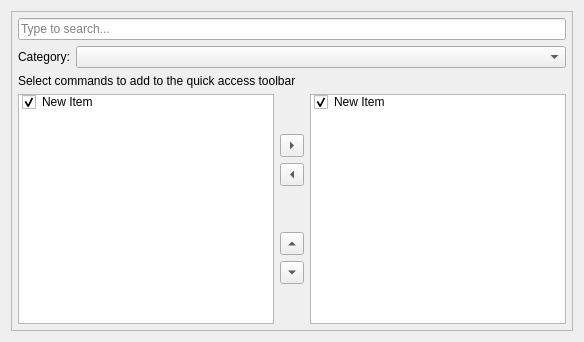
           <widget class="QWidget" name="QAToolbars">
            <property name="sizePolicy">
             <sizepolicy hsizetype="MinimumExpanding" vsizetype="Preferred">
              <horstretch>0</horstretch>
              <verstretch>0</verstretch>
             </sizepolicy>
            </property>
            <property name="minimumSize">
             <size>
              <width>550</width>
              <height>0</height>
             </size>
            </property>
            <property name="autoFillBackground">
             <bool>true</bool>
            </property>
            <attribute name="title">
             <string>Quick access toolbar</string>
            </attribute>
            <layout class="QGridLayout" name="gridLayout_7">
             <item row="0" column="0">
              <widget class="QFrame" name="frame">
               <property name="frameShape">
                <enum>QFrame::Shape::StyledPanel</enum>
               </property>
               <layout class="QGridLayout" name="gridLayout_2">
                <property name="leftMargin">
                 <number>6</number>
                </property>
                <property name="topMargin">
                 <number>6</number>
                </property>
                <property name="rightMargin">
                 <number>6</number>
                </property>
                <property name="bottomMargin">
                 <number>6</number>
                </property>
                <item row="4" column="1">
                 <layout class="QGridLayout" name="gridLayout">
                  <item row="4" column="0">
                   <widget class="QToolButton" name="MoveUp_Command_QC">
                    <property name="toolTip">
                     <string>Move up</string>
                    </property>
                    <property name="text">
                     <string notr="true">...</string>
                    </property>
                    <property name="arrowType">
                     <enum>Qt::ArrowType::UpArrow</enum>
                    </property>
                   </widget>
                  </item>
                  <item row="5" column="0">
                   <widget class="QToolButton" name="MoveDown_Command_QC">
                    <property name="toolTip">
                     <string>Move down</string>
                    </property>
                    <property name="text">
                     <string notr="true">...</string>
                    </property>
                    <property name="arrowType">
                     <enum>Qt::ArrowType::DownArrow</enum>
                    </property>
                   </widget>
                  </item>
                  <item row="2" column="0">
                   <widget class="QToolButton" name="Remove_Command_QC">
                    <property name="toolTip">
                     <string>Remove command</string>
                    </property>
                    <property name="text">
                     <string notr="true">...</string>
                    </property>
                    <property name="arrowType">
                     <enum>Qt::ArrowType::LeftArrow</enum>
                    </property>
                   </widget>
                  </item>
                  <item row="1" column="0">
                   <widget class="QToolButton" name="Add_Command_QC">
                    <property name="toolTip">
                     <string>Add command</string>
                    </property>
                    <property name="text">
                     <string notr="true">...</string>
                    </property>
                    <property name="arrowType">
                     <enum>Qt::ArrowType::RightArrow</enum>
                    </property>
                   </widget>
                  </item>
                  <item row="6" column="0">
                   <spacer name="verticalSpacer">
                    <property name="orientation">
                     <enum>Qt::Orientation::Vertical</enum>
                    </property>
                    <property name="sizeHint" stdset="0">
                     <size>
                      <width>20</width>
                      <height>40</height>
                     </size>
                    </property>
                   </spacer>
                  </item>
                  <item row="3" column="0">
                   <spacer name="verticalSpacer_3">
                    <property name="orientation">
                     <enum>Qt::Orientation::Vertical</enum>
                    </property>
                    <property name="sizeType">
                     <enum>QSizePolicy::Policy::Fixed</enum>
                    </property>
                    <property name="sizeHint" stdset="0">
                     <size>
                      <width>20</width>
                      <height>40</height>
                     </size>
                    </property>
                   </spacer>
                  </item>
                  <item row="0" column="0">
                   <spacer name="verticalSpacer_2">
                    <property name="orientation">
                     <enum>Qt::Orientation::Vertical</enum>
                    </property>
                    <property name="sizeHint" stdset="0">
                     <size>
                      <width>20</width>
                      <height>40</height>
                     </size>
                    </property>
                   </spacer>
                  </item>
                 </layout>
                </item>
                <item row="2" column="0" colspan="3">
                 <layout class="QGridLayout" name="gridLayout_10">
                  <item row="0" column="0">
                   <widget class="QLabel" name="label_3">
                    <property name="sizePolicy">
                     <sizepolicy hsizetype="Fixed" vsizetype="Preferred">
                      <horstretch>0</horstretch>
                      <verstretch>0</verstretch>
                     </sizepolicy>
                    </property>
                    <property name="text">
                     <string>Category:</string>
                    </property>
                   </widget>
                  </item>
                  <item row="0" column="1">
                   <widget class="QComboBox" name="ListCategory_QC">
                    <property name="insertPolicy">
                     <enum>QComboBox::InsertPolicy::InsertAlphabetically</enum>
                    </property>
                   </widget>
                  </item>
                 </layout>
                </item>
                <item row="3" column="0" colspan="3">
                 <widget class="QLabel" name="label_5">
                  <property name="text">
                   <string>Select commands to add to the quick access toolbar</string>
                  </property>
                 </widget>
                </item>
                <item row="4" column="2">
                 <widget class="QListWidget" name="CommandsSelected_QC">
                  <property name="defaultDropAction">
                   <enum>Qt::DropAction::MoveAction</enum>
                  </property>
                  <property name="movement">
                   <enum>QListView::Movement::Free</enum>
                  </property>
                  <property name="sortingEnabled">
                   <bool>false</bool>
                  </property>
                  <item>
                   <property name="text">
                    <string>New Item</string>
                   </property>
                   <property name="checkState">
                    <enum>Checked</enum>
                   </property>
                  </item>
                 </widget>
                </item>
                <item row="4" column="0">
                 <widget class="QListWidget" name="CommandsAvailable_QC">
                  <property name="selectionMode">
                   <enum>QAbstractItemView::SelectionMode::ExtendedSelection</enum>
                  </property>
                  <property name="sortingEnabled">
                   <bool>true</bool>
                  </property>
                  <item>
                   <property name="text">
                    <string>New Item</string>
                   </property>
                   <property name="checkState">
                    <enum>Checked</enum>
                   </property>
                  </item>
                 </widget>
                </item>
                <item row="0" column="0" colspan="3">
                 <widget class="QLineEdit" name="SearchBar_QC">
                  <property name="inputMask">
                   <string/>
                  </property>
                  <property name="text">
                   <string/>
                  </property>
                  <property name="placeholderText">
                   <string>Type to search...</string>
                  </property>
                 </widget>
                </item>
               </layout>
              </widget>
             </item>
            </layout>
           </widget>
